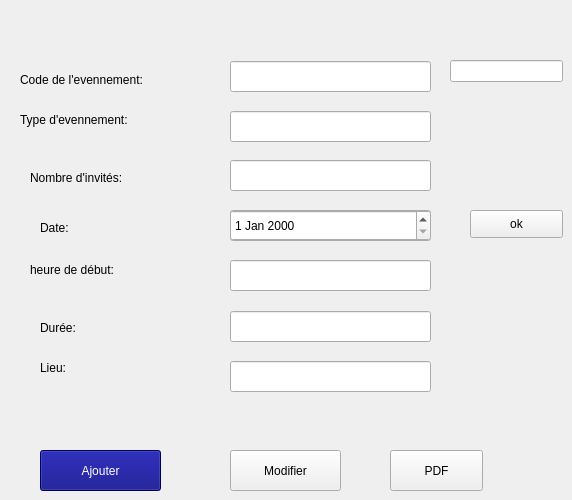
      <widget class="QWidget" name="ajouter_3">
       <attribute name="title">
        <string>Ajouter</string>
       </attribute>
       <widget class="QLabel" name="NumEvent_3">
        <property name="geometry">
         <rect>
          <x>20</x>
          <y>70</y>
          <width>161</width>
          <height>20</height>
         </rect>
        </property>
        <property name="text">
         <string>Code de l'evennement:</string>
        </property>
       </widget>
       <widget class="QLabel" name="label_31">
        <property name="geometry">
         <rect>
          <x>40</x>
          <y>220</y>
          <width>91</width>
          <height>16</height>
         </rect>
        </property>
        <property name="text">
         <string>Date: </string>
        </property>
       </widget>
       <widget class="QLabel" name="type_3">
        <property name="geometry">
         <rect>
          <x>20</x>
          <y>110</y>
          <width>151</width>
          <height>20</height>
         </rect>
        </property>
        <property name="text">
         <string>Type d'evennement:</string>
        </property>
       </widget>
       <widget class="QLabel" name="nbinit_3">
        <property name="geometry">
         <rect>
          <x>30</x>
          <y>170</y>
          <width>121</width>
          <height>16</height>
         </rect>
        </property>
        <property name="text">
         <string>Nombre d'invités:</string>
        </property>
       </widget>
       <widget class="QLabel" name="heure_3">
        <property name="geometry">
         <rect>
          <x>30</x>
          <y>260</y>
          <width>131</width>
          <height>20</height>
         </rect>
        </property>
        <property name="text">
         <string>heure de début:</string>
        </property>
       </widget>
       <widget class="QLabel" name="duree_3">
        <property name="geometry">
         <rect>
          <x>40</x>
          <y>320</y>
          <width>56</width>
          <height>16</height>
         </rect>
        </property>
        <property name="text">
         <string>Durée:</string>
        </property>
       </widget>
       <widget class="QLabel" name="lieu_3">
        <property name="geometry">
         <rect>
          <x>40</x>
          <y>360</y>
          <width>91</width>
          <height>16</height>
         </rect>
        </property>
        <property name="text">
         <string>Lieu:</string>
        </property>
       </widget>
       <widget class="QPushButton" name="pb_ajouter_3">
        <property name="geometry">
         <rect>
          <x>40</x>
          <y>450</y>
          <width>121</width>
          <height>41</height>
         </rect>
        </property>
        <property name="styleSheet">
         <string notr="true">background-color: rgb(0, 0, 127);
color: rgb(255, 255, 255);
border-color: rgb(255, 255, 255);</string>
        </property>
        <property name="text">
         <string>Ajouter</string>
        </property>
       </widget>
       <widget class="QLineEdit" name="leNumEvent_3">
        <property name="geometry">
         <rect>
          <x>230</x>
          <y>61</y>
          <width>201</width>
          <height>31</height>
         </rect>
        </property>
       </widget>
       <widget class="QLineEdit" name="letype_3">
        <property name="geometry">
         <rect>
          <x>230</x>
          <y>111</y>
          <width>201</width>
          <height>31</height>
         </rect>
        </property>
       </widget>
       <widget class="QLineEdit" name="lenbinvit_3">
        <property name="geometry">
         <rect>
          <x>230</x>
          <y>160</y>
          <width>201</width>
          <height>31</height>
         </rect>
        </property>
       </widget>
       <widget class="QLineEdit" name="leduree_3">
        <property name="geometry">
         <rect>
          <x>230</x>
          <y>311</y>
          <width>201</width>
          <height>31</height>
         </rect>
        </property>
       </widget>
       <widget class="QLineEdit" name="lelieu_3">
        <property name="geometry">
         <rect>
          <x>230</x>
          <y>361</y>
          <width>201</width>
          <height>31</height>
         </rect>
        </property>
       </widget>
       <widget class="QLineEdit" name="ledate_3">
        <property name="geometry">
         <rect>
          <x>230</x>
          <y>210</y>
          <width>201</width>
          <height>31</height>
         </rect>
        </property>
       </widget>
       <widget class="QLineEdit" name="leheure_3">
        <property name="geometry">
         <rect>
          <x>230</x>
          <y>260</y>
          <width>201</width>
          <height>31</height>
         </rect>
        </property>
       </widget>
       <widget class="QDateEdit" name="dateEdit_3">
        <property name="geometry">
         <rect>
          <x>230</x>
          <y>210</y>
          <width>201</width>
          <height>31</height>
         </rect>
        </property>
       </widget>
       <widget class="QPushButton" name="mdf_3">
        <property name="geometry">
         <rect>
          <x>230</x>
          <y>450</y>
          <width>111</width>
          <height>41</height>
         </rect>
        </property>
        <property name="text">
         <string>Modifier</string>
        </property>
       </widget>
       <widget class="QPushButton" name="pdf_3">
        <property name="geometry">
         <rect>
          <x>390</x>
          <y>450</y>
          <width>93</width>
          <height>41</height>
         </rect>
        </property>
        <property name="text">
         <string>PDF</string>
        </property>
       </widget>
       <widget class="QLabel" name="label_msg_3">
        <property name="geometry">
         <rect>
          <x>450</x>
          <y>100</y>
          <width>56</width>
          <height>16</height>
         </rect>
        </property>
        <property name="text">
         <string/>
        </property>
       </widget>
       <widget class="QLineEdit" name="arduinoline_3">
        <property name="geometry">
         <rect>
          <x>450</x>
          <y>60</y>
          <width>113</width>
          <height>22</height>
         </rect>
        </property>
       </widget>
       <widget class="QPushButton" name="ok_3">
        <property name="geometry">
         <rect>
          <x>470</x>
          <y>210</y>
          <width>93</width>
          <height>28</height>
         </rect>
        </property>
        <property name="text">
         <string>ok</string>
        </property>
       </widget>
       <widget class="QLabel" name="DATA_3">
        <property name="geometry">
         <rect>
          <x>450</x>
          <y>140</y>
          <width>56</width>
          <height>16</height>
         </rect>
        </property>
        <property name="text">
         <string/>
        </property>
       </widget>
      </widget>
